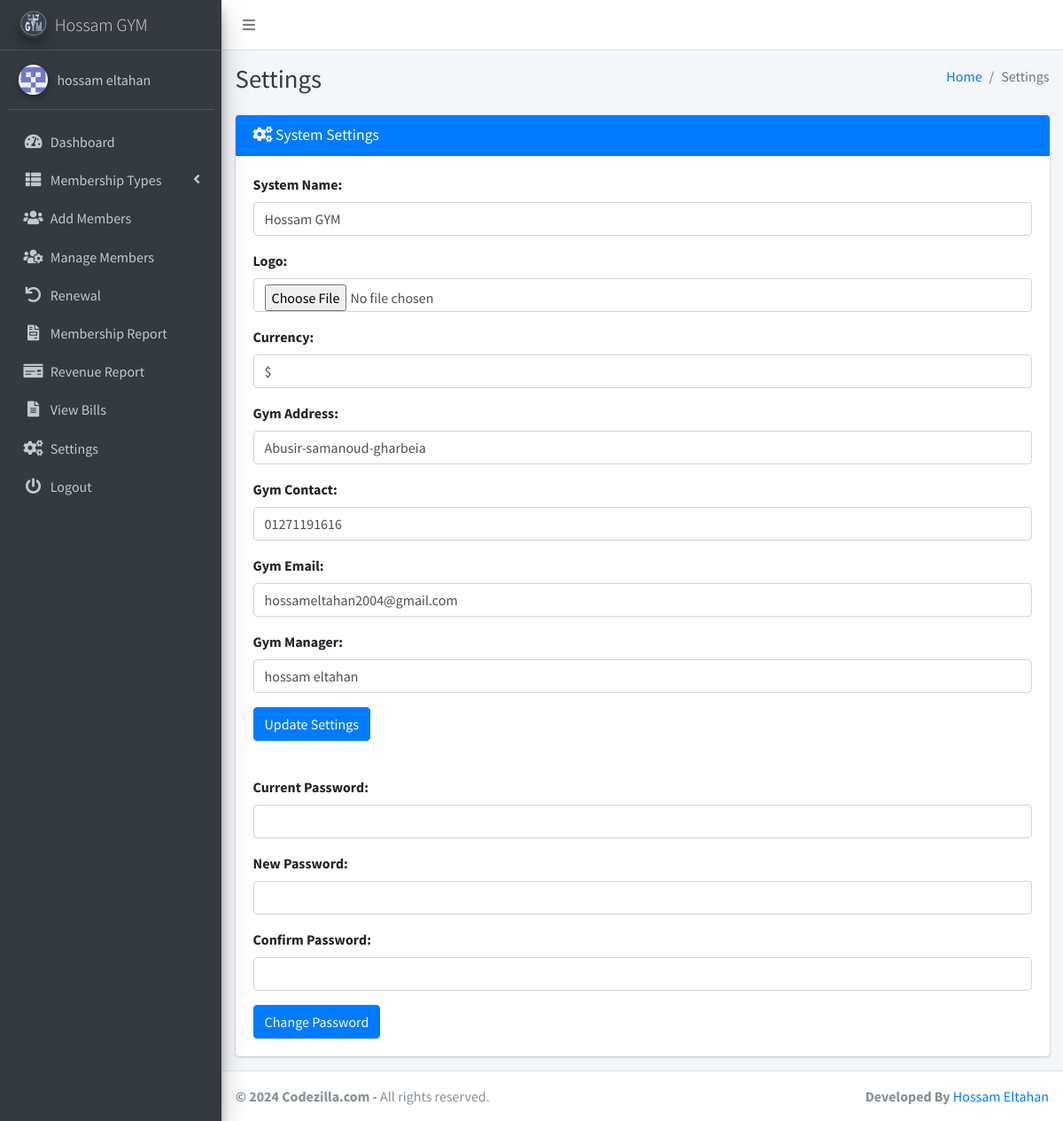
The page /settings.php (signed in) on the database its author committed.
### tables this page shows
CREATE TABLE `settings` (
  `id` int(11) NOT NULL,
  `system_name` varchar(255) NOT NULL,
  `logo` varchar(255) NOT NULL,
  `currency` varchar(50) NOT NULL,
  `gym_address` varchar(255) DEFAULT NULL,
  `gym_contact` varchar(255) DEFAULT NULL,
  `gym_email` varchar(255) DEFAULT NULL,
  `gym_manager` varchar(255) DEFAULT NULL
);

### settings.php (the view, shortened to what this page needs)
<?php
include('includes/config.php');
$fetchSettingsQuery = "SELECT * FROM settings WHERE id = 1";
$fetchSettingsResult = $conn->query($fetchSettingsQuery);
if ($fetchSettingsResult->num_rows > 0) {
    $settings = $fetchSettingsResult->fetch_assoc();
}
?>
<?php include('includes/header.php');?>
<body class="hold-transition sidebar-mini layout-fixed layout-navbar-fixed layout-footer-fixed">
<div class="wrapper">
    <?php include('includes/nav.php');?>
    <?php include('includes/sidebar.php');?>
    <div class="content-wrapper">
        <?php include('includes/pagetitle.php');?>
        <section class="content">
            <div class="container-fluid">
                <div class="row">
                    <div class="col-md-12">
                        <div class="card card-primary">
                            <div class="card-header">
                                <h3 class="card-title"><i class="fas fa-cogs"></i> System Settings</h3>
                            </div>
                            <form method="post" action="" enctype="multipart/form-data">
                                <div class="card-body">
                                    <div class="form-group">
                                        <label for="systemName">System Name:</label>
                                        <input type="text" id="systemName" name="systemName" class="form-control"
                                            value="<?php echo isset($settings['system_name']) ? $settings['system_name'] : ''; ?>" required>
                                    </div>
                                    <div class="form-group">
                                        <label for="logo">Logo:</label>
                                        <input type="file" id="logo" name="logo" class="form-control">
                                    </div>
                                    <div class="form-group">
                                        <label for="currency">Currency:</label>
                                        <input type="text" id="currency" name="currency" class="form-control"
                                            value="<?php echo isset($settings['currency']) ? $settings['currency'] : ''; ?>" required>
                                    </div>
                                    <div class="form-group">
                                        <label for="gym_address">Gym Address:</label>
                                        <input type="text" id="gym_address" name="gym_address" class="form-control"
                                            value="<?php echo isset($settings['gym_address']) ? $settings['gym_address'] : ''; ?>" required>
                                    </div>
                                    <div class="form-group">
                                        <label for="gym_contact">Gym Contact:</label>
                                        <input type="text" id="gym_contact" name="gym_contact" class="form-control"
                                            value="<?php echo isset($settings['gym_contact']) ? $settings['gym_contact'] : ''; ?>" required>
                                    </div>
                                    <div class="form-group">
                                        <label for="gym_email">Gym Email:</label>
                                        <input type="email" id="gym_email" name="gym_email" class="form-control"
                                            value="<?php echo isset($settings['gym_email']) ? $settings['gym_email'] : ''; ?>" required>
                                    </div>
                                    <div class="form-group">
                                        <label for="gym_manager">Gym Manager:</label>
                                        <input type="text" id="gym_manager" name="gym_manager" class="form-control"
                                            value="<?php echo isset($settings['gym_manager']) ? $settings['gym_manager'] : ''; ?>" required>
                                    </div>
                                    <button type="submit" name="updateSettings" class="btn btn-primary">Update Settings</button>
                                </div>
                            </form>
                            <form method="post" action="">
                                <div class="card-body">
                                    <div class="form-group">
                                        <label for="currentPassword">Current Password:</label>
                                        <input type="password" id="currentPassword" name="currentPassword" class="form-control"
                                            required>
                                    </div>
                                    <div class="form-group">
                                        <label for="newPassword">New Password:</label>
                                        <input type="password" id="newPassword" name="newPassword" class="form-control"
                                            required>
                                    </div>
                                    <div class="form-group">
                                        <label for="confirmPassword">Confirm Password:</label>
                                        <input type="password" id="confirmPassword" name="confirmPassword" class="form-control"
                                            required>
                                    </div>
                                    <button type="submit" name="changePassword" class="btn btn-primary">Change Password</button>
                                </div>
                            </form>
                        </div>
                    </div>
                </div>
            </div>
        </section>
    </div>
    <footer class="main-footer">
        <strong> &copy; <?php echo date('Y');?> Codezilla.com</a> -</strong>
        All rights reserved.
        <div class="float-right d-none d-sm-inline-block">
        <b>Developed By</b> <a href="https://www.linkedin.com/in/hossam-eltahan-24528b253/">Hossam Eltahan</a>
        </div>
    </footer>
</div>
</body>
</html>

### includes/sidebar.php (shortened to what this page needs)
<aside class="main-sidebar sidebar-dark-primary elevation-4">
  <a href="" class="brand-link">
    <img src="<?php echo getLogoUrl(); ?>" alt="Logo" class="brand-image img-circle elevation-3" style="opacity: .8">
    <span class="brand-text font-weight-light"><?php echo getSystemName(); ?></span>
  </a>
  <?php
  function getSystemName()
  {
      global $conn;
      $systemNameQuery = "SELECT system_name FROM settings";
      $systemNameResult = $conn->query($systemNameQuery);
      if ($systemNameResult->num_rows > 0) {
          $systemNameRow = $systemNameResult->fetch_assoc();
          return $systemNameRow['system_name'];
      } else {
          return 'Codezilla';
      }
  }
  function getLogoUrl()
  {
      global $conn;
      $logoQuery = "SELECT logo FROM settings";
      $logoResult = $conn->query($logoQuery);
      if ($logoResult->num_rows > 0) {
          $logoRow = $logoResult->fetch_assoc();
          return $logoRow['logo'];
      } else {
          return 'dist/img/AdminLTELogo.png';
      }
  }
  function getGymManagerName()
  {
      global $conn;
      $managerQuery = "SELECT gym_manager FROM settings";
      $managerResult = $conn->query($managerQuery);
      if ($managerResult->num_rows > 0) {
          $managerRow = $managerResult->fetch_assoc();
          return $managerRow['gym_manager'];
      } else {
          return 'Gym Manager';
      }
  }
  ?>
  <div class="sidebar">
    <div class="user-panel mt-3 pb-3 mb-3 d-flex">
      <div class="image">
        <img src="dist/img/2382414.png" class="img-circle elevation-2" alt="User Image">
      </div>
      <div class="info">
        <a href="#" class="d-block"><?php echo getGymManagerName(); ?></a>
      </div>
    </div>
    <nav class="mt-2">
      <ul class="nav nav-pills nav-sidebar flex-column" data-widget="treeview" role="menu" data-accordion="false">
        <li class="nav-item">
          <a href="dashboard.php" class="nav-link <?php echo ($current_page == 'dashboard.php') ? 'active' : ''; ?>">
            <i class="nav-icon fas fa-tachometer-alt"></i>
            <p>Dashboard</p>
          </a>
        </li>
        <li class="nav-item has-treeview">
          <a href="#" class="nav-link <?php echo ($current_page == 'add_type.php' || $current_page == 'view_type.php' || $current_page == 'edit_type.php') ? 'active' : ''; ?>">
            <i class="nav-icon fas fa-th-list"></i>
            <p>
              Membership Types
              <i class="fas fa-angle-left right"></i>
            </p>
          </a>
        </li>
        <li class="nav-item">
          <a href="add_members.php" class="nav-link <?php echo ($current_page == 'add_members.php') ? 'active' : ''; ?>">
            <i class="nav-icon fas fa-users"></i>
            <p>Add Members</p>
          </a>
        </li>
        <li class="nav-item">
          <a href="manage_members.php" class="nav-link <?php echo ($current_page == 'manage_members.php' || $current_page == 'edit_member.php' || $current_page == 'memberProfile.php') ? 'active' : ''; ?>">
            <i class="nav-icon fas fa-users-cog"></i>
            <p>Manage Members</p>
          </a>
        </li>
        <li class="nav-item">
          <a href="list_renewal.php" class="nav-link <?php echo ($current_page == 'list_renewal.php' || $current_page == 'renew.php') ? 'active' : ''; ?>">
            <i class="nav-icon fas fa-undo"></i>
            <p>Renewal</p>
          </a>
        </li>
        <li class="nav-item">
          <a href="report.php" class="nav-link <?php echo ($current_page == 'report.php') ? 'active' : ''; ?>">
            <i class="nav-icon fas fa-file-invoice"></i>
            <p>Membership Report</p>
          </a>
        </li>
        <li class="nav-item">
          <a href="revenue_report.php" class="nav-link <?php echo ($current_page == 'revenue_report.php') ? 'active' : ''; ?>">
            <i class="nav-icon fas fa-money-check"></i>
            <p>Revenue Report</p>
          </a>
        </li>
        <li class="nav-item">
          <a href="all_bills.php" class="nav-link <?php echo ($current_page == 'all_bills.php') ? 'active' : ''; ?>">
            <i class="nav-icon fas fa-file-alt"></i>
            <p>View Bills</p>
          </a>
        </li>
        <li class="nav-item">
          <a href="settings.php" class="nav-link <?php echo ($current_page == 'settings.php') ? 'active' : ''; ?>">
            <i class="nav-icon fas fa-cogs"></i>
            <p>Settings</p>
          </a>
        </li>
        <li class="nav-item">
          <a href="logout.php" class="nav-link <?php echo ($current_page == 'logout.php') ? 'active' : ''; ?>">
            <i class="nav-icon fas fa-power-off"></i>
            <p>Logout</p>
          </a>
        </li>
      </ul>
    </nav>
  </div>
</aside>

### rows shown on the page
settings: logo (picture), system_name "Hossam GYM", gym_manager "hossam eltahan", systemName "Hossam GYM", currency "$", gym_address "Abusir-samanoud-gharbeia", gym_contact "01271191616", gym_email "hossameltahan2004@gmail.com"

### other values the page prints
$pageTitle "Settings"
